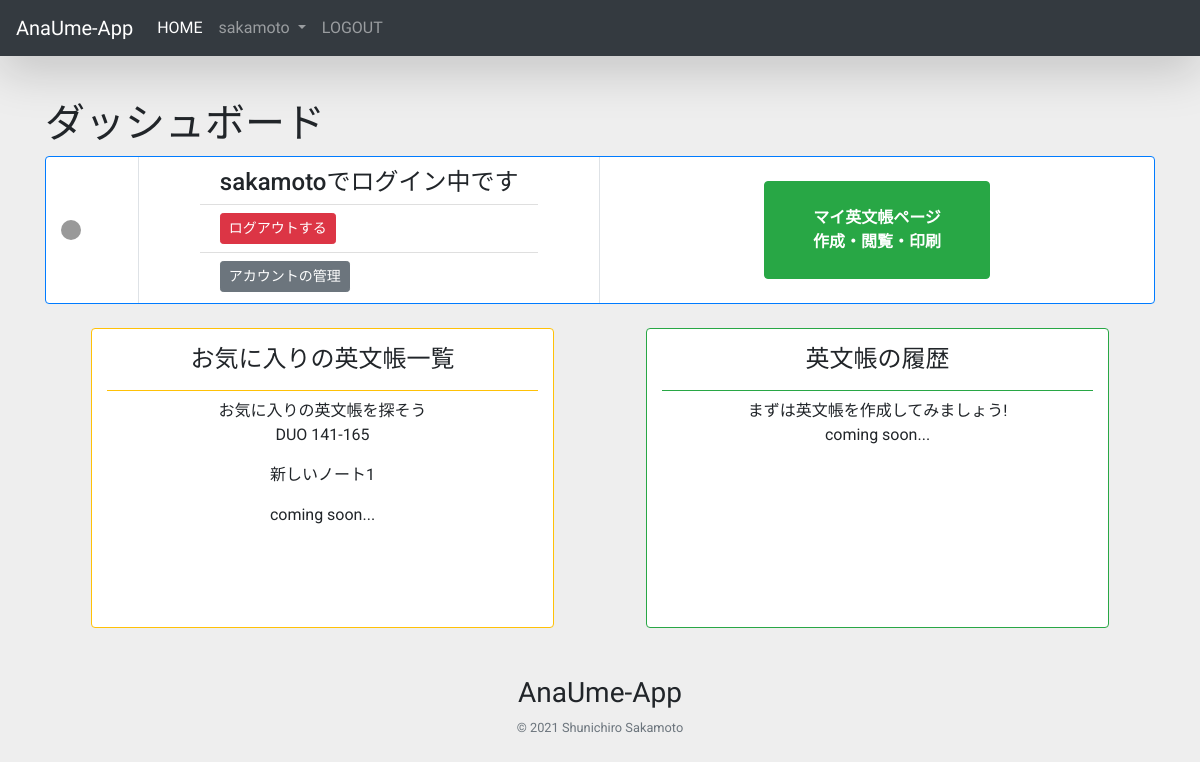
The app's page / (signed in), older data.
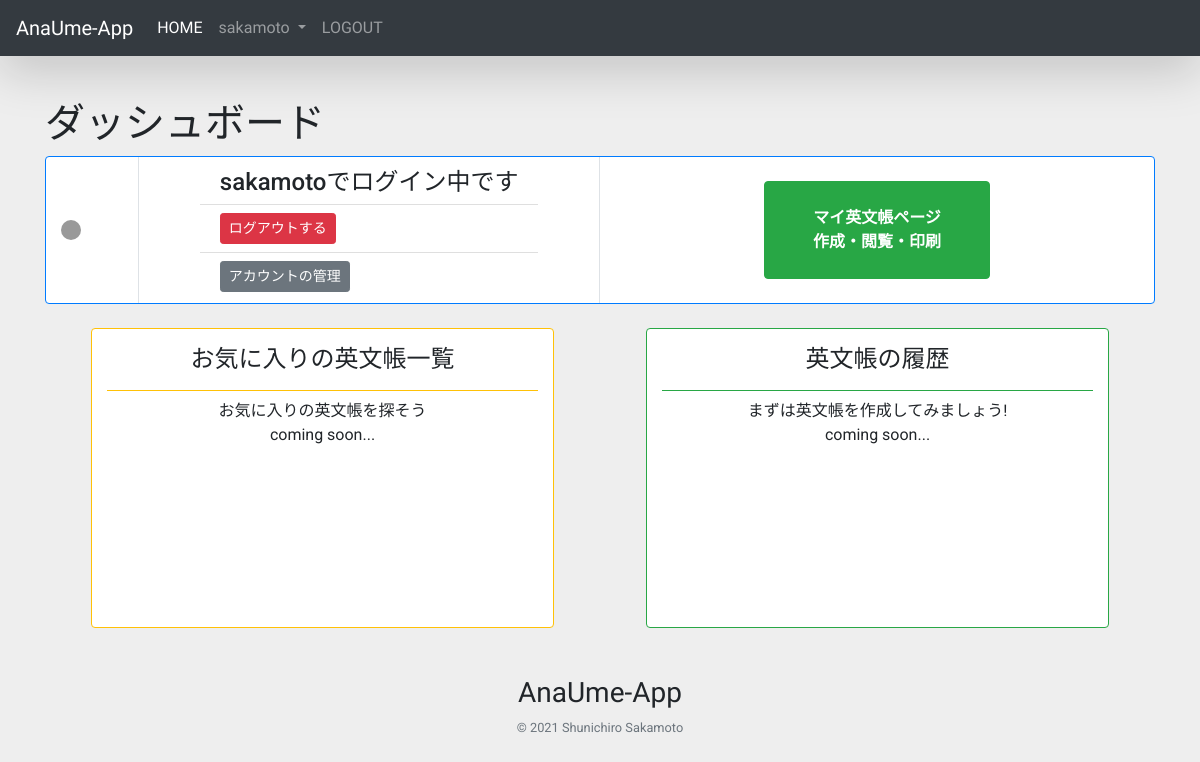
The same page, newer data.
### main/models.py (models this page shows)
class Fav(models.Model):
    user = models.ForeignKey(User, on_delete=models.CASCADE)
    note = models.ForeignKey(Note, on_delete=models.CASCADE)

class Note(models.Model):
    user = models.ForeignKey(User, on_delete=models.SET_NULL, null=True)
    title = models.CharField('題名', max_length=30,)

### main/views.py (the view)
# urls.py: path('', views.index, name='index'),
def index(request):
    if request.user.is_authenticated:
        print(Fav.objects.filter(user=request.user))
        data = {
            'fav_notes': Fav.objects.filter(user=request.user)
        }
        return render(request, 'main/dashboard.html', data)
    else:
        return render(request, 'main/index.html')

### templates/main/dashboard.html (shortened to what this page needs)
{% extends "base.html" %}
{% block content %}
    <h1>ダッシュボード</h1>
    <div class="row bg-white w-100 mx-auto border border-primary rounded">
        <div class="col-md-1 d-none d-md-flex align-items-center">
            <p class="circle" style="background: #999999"></p>
        </div>
        <div class="col-md-5 d-flex align-items-center justify-content-center text-center text-md-left border-right border-left">
            <ul class="list-group list-group-flush">
                <li class="list-group-item py-0">
                    <h4 class="my-2">{{ user.get_username }}でログイン中です</h4>
                </li>
                <li class="list-group-item py-0">
                    <a href="{% url 'account:logout' %}" class="my-2 btn btn-sm btn-danger">ログアウトする</a>
                </li>
                <li class="list-group-item py-0">
                    <a href="{% url 'account:index' %}" class="my-2 btn btn-sm btn-secondary">アカウントの管理</a>
                </li>
            </ul>
        </div>
        <div class="col-md-6 d-flex align-items-center justify-content-center">
            <a href="{% url 'main:mynote' %}" class="btn btn-success px-5 py-4 my-4 font-weight-bold">マイ英文帳ページ<br>作成・閲覧・印刷</a>
        </div>
    </div>
    <div class="row w-100 mx-auto d-flex justify-content-around">
        <div class="col-md-5 bg-white border border-warning rounded text-center mt-4" style="height: 300px">
            <h4 class="border-bottom border-warning py-3">お気に入りの英文帳一覧</h4>
            お気に入りの英文帳を探そう
            {% for fav_note in fav_notes %}
                <p>{{ fav_note.note.title }}</p>
            {% endfor %}
            <p>coming soon...</p>
        </div>
        <div class="col-md-5 bg-white border border-success rounded text-center mt-4" style="height: 300px">
            <h4 class="border-bottom border-success py-3">英文帳の履歴</h4>
            <div>
                まずは英文帳を作成してみましょう!
                <p>coming soon...</p>
            </div>
        </div>
    </div>
{% endblock content %}

### templates/base.html (shortened to what this page needs)
{% load i18n static %}
{% load bootstrap_icons %}
<!DOCTYPE html>{% get_current_language as LANGUAGE_CODE %}
<html lang="{{ LANGUAGE_CODE|default:"en-us" }}">
<head>
    <link rel="stylesheet" href="{% static 'css/bootstrap.min.css' %}">
    <link rel="stylesheet" href="{% static 'css/base.css' %}">
    <link rel="stylesheet" href="https://use.fontawesome.com/releases/v5.15.3/css/all.css"
>
</head>
<body>
<nav class="navbar navbar-expand-lg navbar-dark bg-dark fixed-top shadow-lg">
    <a class="navbar-brand" href="{% url 'main:index' %}">AnaUme-App</a>
    <div class="collapse navbar-collapse" id="navbarSupportedContent">
        <ul class="navbar-nav mr-auto">
            <li class="nav-item active">
                <a class="nav-link" href="{% url 'main:index' %}">HOME</a>
            </li>
            {% if user.is_anonymous %}
                <li class="nav-item">
                    <a class="nav-link" href="{% url 'account:login' %}">LOGIN</a>
                </li>
                <li class="nav-item">
                    <a class="nav-link" href="{% url 'account:signup' %}">SIGNUP</a>
                </li>
            {% else %}
                <li class="nav-item dropdown">
                    <a class="nav-link dropdown-toggle" href="#" id="navbarDropdown" role="button"
                       data-toggle="dropdown"
                       aria-haspopup="true" aria-expanded="false">
                        {{ user.username }}
                    </a>
                </li>
                <li class="nav-item">
                    <a class="nav-link" href="{% url 'account:logout' %}">LOGOUT</a>
                </li>
            {% endif %}
        </ul>
    </div>
</nav>
<div class="container">
    <div class="row mx-auto w-100 d-flex flex-column">
        {% block content %}{% endblock %}
    </div>
    <footer class="pt-4 mx-auto my-md-4 pt-md-4 row mt-4">
        <div class="col-12 text-center">
            <h3 class="logo">AnaUme-App</h3>
            <small class="d-block mb-3 text-muted">© 2021 Shunichiro Sakamoto</small>
        </div>
    </footer>
</div>
</body>
</html>

### static/css/base.css (style rules this page uses)
body { padding-top: 100px; background-color: #eeeeee; }
.container { display: flex; flex-wrap: wrap; font-family: 'Roboto', sans-serif; }
.navbar, .logo { font-family: 'Quicksand', sans-serif; }
.circle { margin: 0; padding: 0; width: 20px; height: 20px; border-radius: 50%; background: rgba(255, 255, 255, 0.9); }
.list-group-item { padding-bottom: 40px; }

Row changes from the older to the newer data that the page shows:
removed Fav: note "DUO 141-165"
removed Fav: note "新しいノート1"
